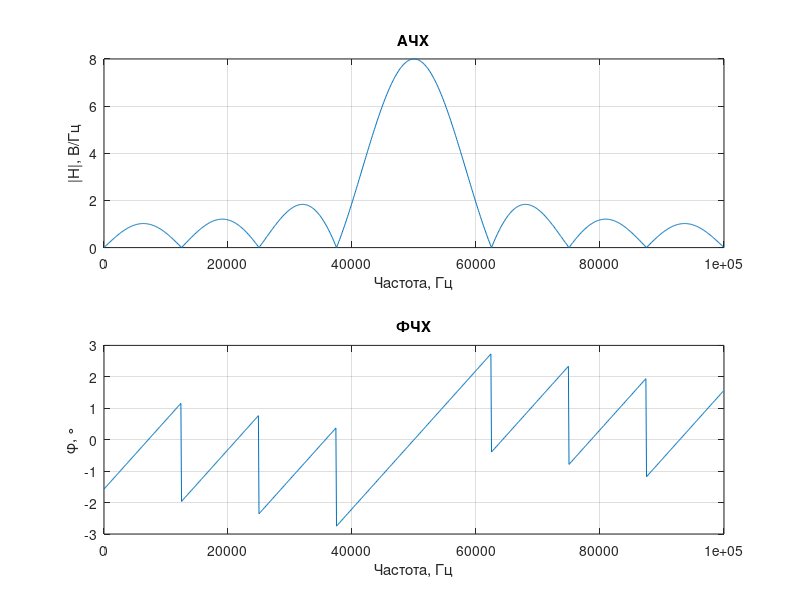
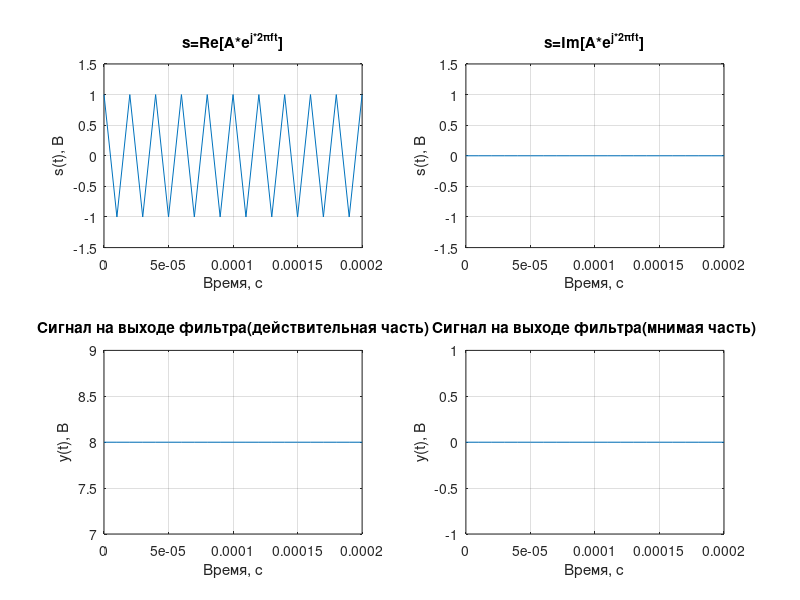
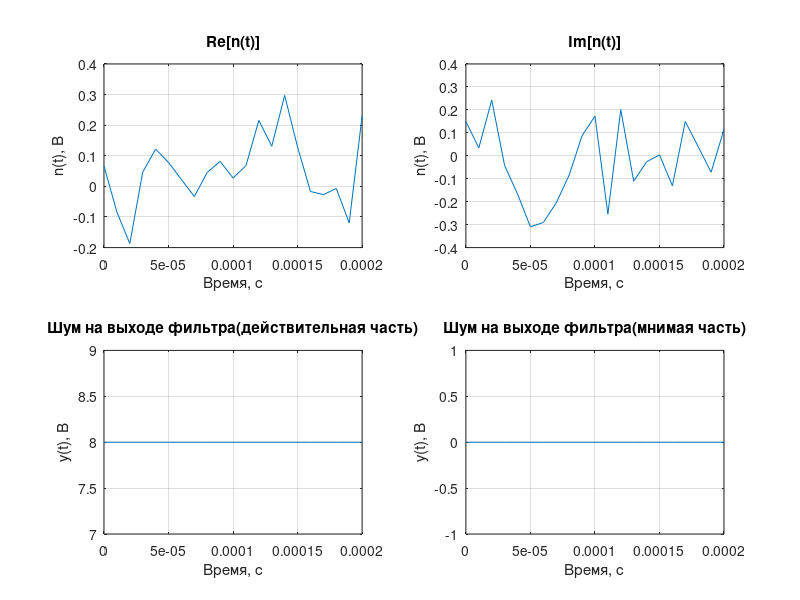
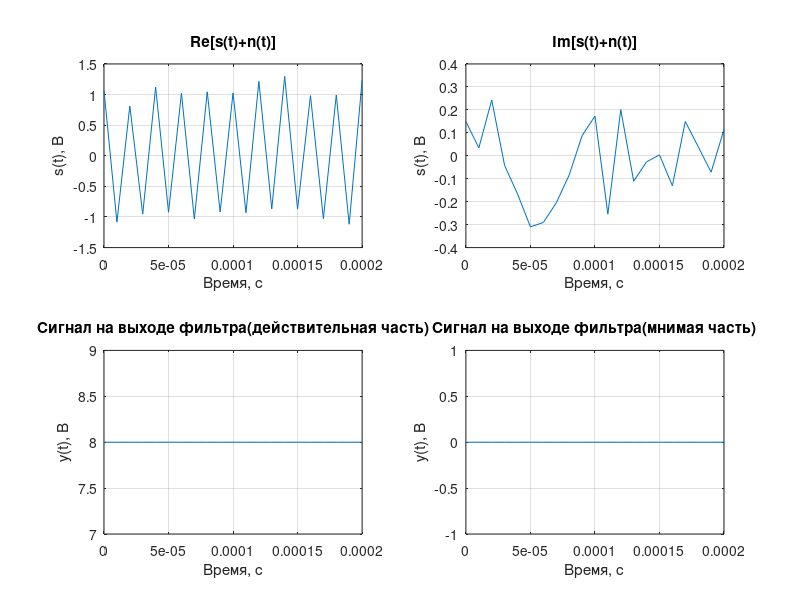

The MATLAB source for these figures, in order: (Note: this script raises an error after producing the figures.)
function praktika7()
%% Created by L_DelOff
global type_of_noise time A f A_n1 A_n2 T N k
%% Пункт №1

%% Основные параметры
% сигнал
A=1;        % амплитуда сигнала[В]
f=50000;       % частота сигнала[Гц]
% модель
T=0.00001;    % Период дискретизации
time=10/f;    % всё время моделирования[с]
% когерентный накопитель
N=8;        % количество каналов при подсчёте ДПФ
k=4;        % интересующий нас канал = k+1
% шум
% максимальная амплитуда шума[В]
A_n1=0.01; %равномерного
A_n2=1000; %для нормального закона это множитель, который надо подгонять под цифру выше (шум 2)
type_of_noise=2; % выбор типа шума (1 или 2)

[s,n,t]=punkt1();
% s - массив значений сигнала
% t - массив значений времени
%% Пункт 2
y=punkt2(s,n,t);
% y = 
% [ выход ЦФ, если подать сигнал]
%%
%% Пункт 3
[report_all,report_sn]=punkt3(s,n,y)
% report_all =
% среднее(мат ожидание) СКО дисперсия
% x                     x   x
% ...                   ... ...
save('report_all.mat','report_all');
%% Внимание, эти строки нужны для построения зависимости SNR от амплитуды сигнала
%%1. Выполнить эти две строки для создания/обнуления таблицы
        %report_new=[]
        %save('report.mat','report_new');
%%2. Закоментировать 2 строки выше и раскоментировать дальше
    %первая строка - амплитуды
    %вторая строка - значение отношения сигнал шум
    load('report.mat','report_new');
    report_new(1,end+1)=A;
    report_new(2,end)=report_sn;
    save('report.mat','report_new');
%%
a=1;
fprintf('Конец');
end

function [s,n,t]=punkt1()
global type_of_noise time A f A_n1 A_n2 T
%% Задаю наблюдаемый промежуток времени
t=0:T:time;
%% Создаю комплексный гармонический сигнал
s=A*exp(1i*2*pi*f*t);
%% Создаю шум
n=[];
%n=[случайные числа (только rand())         ... это шум по равномерному распределению ...] 
%  [случайные числа (сложил много раз rand) ... это шум по нормальному распределению ... ]                               ]
for i=0:T:time
    n(1,end+1)=A_n1*((2*rand()-1)+1i*(2*rand()-1)); %Шум с равномерным распределением
    n(2,end)=0;
    for j=1:1000
        n(2,end)=n(2,end)+A_n1*((2*rand()-1)+1i*(2*rand()-1)); %Шум с нормальным распределением
    end
    n(2,end)=n(2,end)/1000*A_n2;
end
%% Формирование сигнала(графики)
    function grafiki1(s,n,t)
        figure(11)
        %% Чистый сигнал (действительная часть)
        subplot(2,1,1)
        plot(t,real(s))
        grid on
        title('s=Re[A*e^{j*2\pift}]')
        xlabel('Время, с')
        ylabel('s(t), В')
        %% Чистый сигнал (мнимая часть)
        subplot(2,1,2)
        plot(t,imag(s))
        grid on
        title('s=Im[A*e^{j*2\pift}]')
        xlabel('Время, с')
        ylabel('s(t), В')
        %% Шум (действительная часть)
        figure(12)
        subplot(2,2,1)
        plot(t,real(n(type_of_noise,:)))
        grid on
        title('Re[n(t)]')
        xlabel('Время, с')
        ylabel('n(t), В')
        ylim([-1 1])
        %% Шум (мнимая часть)
        subplot(2,2,2)
        plot(t,imag(n(type_of_noise,:)))
        grid on
        title('Im[n(t)]')
        xlabel('Время, с')
        ylabel('s(t), В')
        ylim([-1 1])
        %% Полный сигнал (действительная часть) 
        subplot(2,2,3)
        plot(t,real(s+n(type_of_noise,:)))
        grid on
        title('Re[s(t)+n(t)]')
        xlabel('Время, с')
        ylabel('s(t), В')
        %% Полный сигнал (мнимая часть) 
        subplot(2,2,4)
        plot(t,imag(s+n(type_of_noise,:)))
        grid on
        title('Im[s(t)+n(t)]')
        xlabel('Время, с')
        ylabel('s(t), В')
        %% Распределение шума
        figure(13)
        hist(real(n(1,:)),20)
        grid on
        title('Шум(равномерный закон)')
        figure(14)
        hist(real(n(2,:)),20)
        grid on
        title('Шум(нормальный закон)')        
    end
%% Раскоментировать, если нужны графики
%grafiki1(s,n,t)
end

function y=punkt2(s,noise,t)
global T N k f A type_of_noise
%% Разностное уравнение фильтра
    function y=filter(x)
        sum=0;
        deltaw=2*pi/(N*T);
        eta=2*pi*f/deltaw;
        for n=0:N-1
            %sum=sum+x*exp(-1i*deltaw*T*n*k);
            sum=sum+A*exp(-1i*deltaw*T*n*(eta-k));
        end
        y=sum;        
    end
%% ЧХ фильтра
    function cfr1()
        figure(22)
        %% КЧХ
        deltaw=2*pi/(N*T);
        H=[];
        freq=1:100:1/T;
        for ii=freq
            eta=2*pi*ii/deltaw;
            fi=deltaw*T*(eta-k);
            H=[H sin(N*fi/2)/sin(fi/2)*exp(1j*(fi*(N-1))/2)];                
        end
        %% АЧХ
        subplot(2,1,1)
        plot(freq,abs(H));
        title('АЧХ');
        xlabel('Частота, Гц')
        ylabel('|H|, В/Гц')
        grid on
        %% ФЧХ
        subplot(2,1,2)
        plot(freq,angle(H));
        title('ФЧХ');
        xlabel('Частота, Гц')
        ylabel('\phi, \circ')
        grid on        
    end
%% Раскоментировать, если нужны графики
cfr1();
%% прохождение сингала через цифровой фильтр
y_s=[];
y_n=[];
y_sn=[];

for i=1:length(s)
    y_s=[y_s filter(s(i))]; % прогоняю чистый сигнал через ЦФ
    y_n=[y_n filter(noise(type_of_noise,i))]; % прогоняю чисто шум через ЦФ
    y_sn=[y_sn filter((s(i)+noise(type_of_noise,i)))]; % прогоняю смесь через ЦФ
end
y(1,:)=y_s;
y(2,:)=y_n;
y(3,:)=y_sn;
%% Временные диаграммы
    function grafiki2(s,t,y_s) 
        %% Аналогично реальные и мнимые части на входе и выходе ЦФ
        % Пределы по оси Y
        ylimit=[-1.5*A 1.5*A];        
        %% s(t) -----------------------------------
        figure(24)
        %%
        subplot(2,2,1)
        plot(t,real(s))
        grid on
        title('s=Re[A*e^{j*2\pift}]')
        xlabel('Время, с')
        ylabel('s(t), В')
        ylim(ylimit);
        %%
        subplot(2,2,2)
        plot(t,imag(s))
        grid on
        title('s=Im[A*e^{j*2\pift}]')
        xlabel('Время, с')
        ylabel('s(t), В')
        ylim(ylimit);
        %%
        subplot(2,2,3)
        plot(t,real(y_s))
        grid on
        title('Сигнал на выходе фильтра(действительная часть)')
        xlabel('Время, с')
        ylabel('y(t), В')
        %ylim(ylimit);
        %%
        subplot(2,2,4)
        plot(t,imag(y_s))
        grid on
        title('Сигнал на выходе фильтра(мнимая часть)')
        xlabel('Время, с')
        ylabel('y(t), В')
        %ylim(ylimit); 
        %% --------------------------------------
        %% n(t)
        figure(25)
        %%
        subplot(2,2,1)
        plot(t,real(noise(type_of_noise,:)))
        grid on
        title('Re[n(t)]')
        xlabel('Время, с')
        ylabel('n(t), В')
        %%
        subplot(2,2,2)
        plot(t,imag(noise(type_of_noise,:)))
        grid on
        title('Im[n(t)]')
        xlabel('Время, с')
        ylabel('n(t), В')
        %%
        subplot(2,2,3)
        plot(t,real(y_n))
        grid on
        title('Шум на выходе фильтра(действительная часть)')
        xlabel('Время, с')
        ylabel('y(t), В')
        %%
        subplot(2,2,4)
        plot(t,imag(y_n))
        grid on
        title('Шум на выходе фильтра(мнимая часть)')
        xlabel('Время, с')
        ylabel('y(t), В')
        %% --------------------------------------
        %% s(t)+n(t)
        figure(26)
        %%
        subplot(2,2,1)
        plot(t,real(s+noise(type_of_noise,:)))
        grid on
        title('Re[s(t)+n(t)]')
        xlabel('Время, с')
        ylabel('s(t), В')
        %%
        subplot(2,2,2)
        plot(t,imag(s+noise(type_of_noise,:)))
        grid on
        title('Im[s(t)+n(t)]')
        xlabel('Время, с')
        ylabel('s(t), В')
        %%
        subplot(2,2,3)
        plot(t,real(y_sn))
        grid on
        title('Сигнал на выходе фильтра(действительная часть)')
        xlabel('Время, с')
        ylabel('y(t), В')
        %%
        subplot(2,2,4)
        plot(t,imag(y_sn))
        grid on
        title('Сигнал на выходе фильтра(мнимая часть)')
        xlabel('Время, с')
        ylabel('y(t), В')
    end
%% Раскоментировать, если нужны графики
grafiki2(s,t,y_s);
end

function [report_all,report_sn]=punkt3(s,noise,y)
global type_of_noise
    function report=izmerenie(x)
    %% Измерение 
    % Момент первого порядка - это математическое ожидание
    % Момент второго порядка - это дисперсия(квадрат среднеквадратического)
        fprintf('Математическое ожидание - ');
        MEAN=mean(x);
        fprintf(num2str(MEAN));
        fprintf(' В.\n');
        
        fprintf('Среднеквадратическое отклонение - ');
        RMS=rms(x);
        fprintf(num2str(RMS));
        fprintf(' В.\n');
        
        fprintf('Дисперсия - ');
        fprintf(num2str(RMS^2));
        fprintf(' В^2.\n\n');  
        
        report=[MEAN;RMS;RMS^2];
    end
report=[];
%% измерение отношения сигнал шум на выходе
ds=izmerenie(real(y(1,:)));
dn=izmerenie(real(y(2,:)));
report_sn=ds(2)/dn(2);
%% Эти строки для измерения параметров
%% --------
fprintf('Измерение параметров входного сигнала\n');
%% сигнал(вход)
fprintf('Чистый сигнал(действительная составляющая): \n');
report(end+1,:)=izmerenie(real(s));
fprintf('Чистый сигнал(мнимая составляющая): \n');
report(end+1,:)=izmerenie(imag(s));
%% шум(вход)
fprintf('Шум(действительная составляющая): \n');
report(end+1,:)=izmerenie(real(noise(type_of_noise,:)));
fprintf('Шум(мнимая составляющая): \n');
report(end+1,:)=izmerenie(imag(noise(type_of_noise,:)));
%% сигнал+шум(вход)
fprintf('Сигнал+шум(действительная составляющая): \n');
report(end+1,:)=izmerenie(real(s+noise(type_of_noise,:)));
fprintf('Сигнал+шум(мнимая составляющая): \n');
report(end+1,:)=izmerenie(imag(s+noise(type_of_noise,:)));
%% -------------
fprintf('Измерение параметров выходного сигнала\n');
%% сигнал(выход)
fprintf('Чистый сигнал(действительная составляющая): \n');
report(end+1,:)=izmerenie(real(y(1,:)));
fprintf('Чистый сигнал(мнимая составляющая): \n');
report(end+1,:)=izmerenie(imag(y(1,:)));
%% шум(выход)
fprintf('Шум(действительная составляющая): \n');
report(end+1,:)=izmerenie(real(y(2,:)));
fprintf('Шум(мнимая составляющая): \n');
report(end+1,:)=izmerenie(imag(y(2,:)));
%% сигнал+шум(выход)
fprintf('Сигнал+шум(действительная составляющая): \n');
report(end+1,:)=izmerenie(real(y(3,:)));
fprintf('Сигнал+шум(мнимая составляющая): \n');
report(end+1,:)=izmerenie(imag(y(3,:)));
report_all=report;
end
